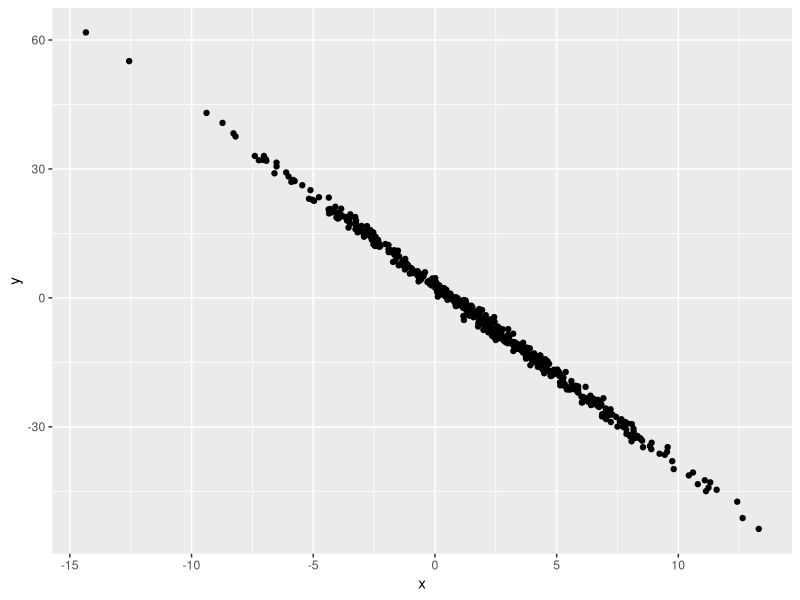

Source code (R):
## ---- chunk 1
samp = rnorm(100)
length(samp)
## ---- chunk 2
library(tidyverse)

plot_df = tibble(
  x = rnorm(500, mean = 2, sd = 4),
  y = 3 - 4.2 * x + rnorm(500)
)

ggplot(plot_df, aes(x = x, y = y)) + geom_point()
